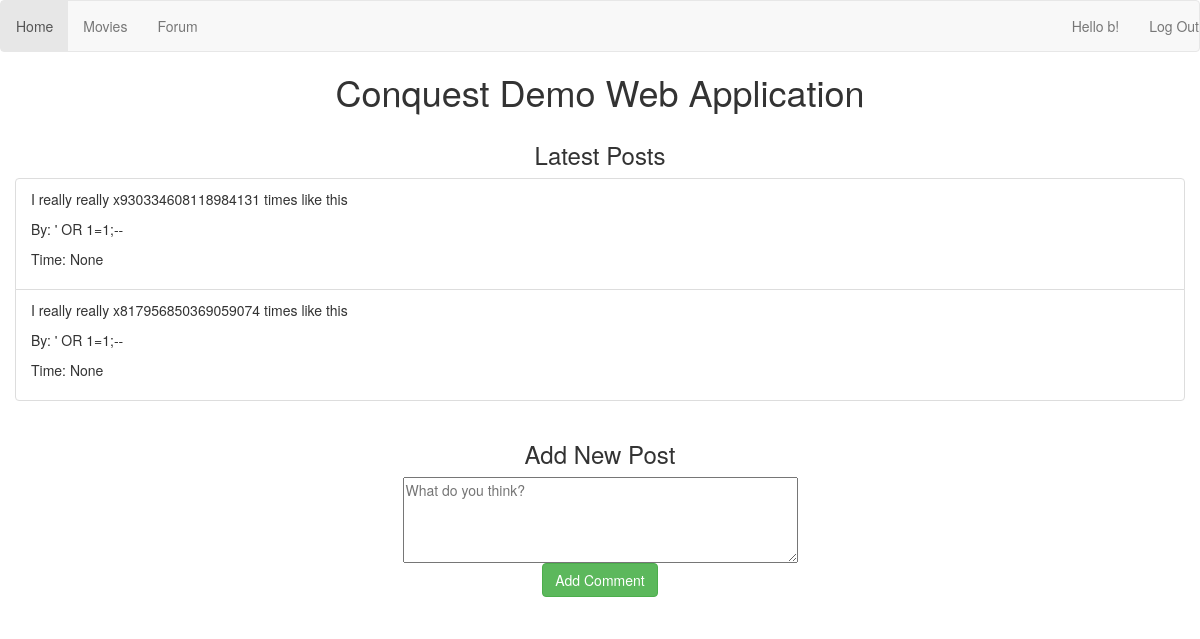
The page /forum (signed in) on the database its author committed.
### app/models.py (models this page shows, shortened)
class User(db.Model):
	id = db.Column(db.Integer, primary_key=True)
	first_name = db.Column(db.String(64), index=True)
	last_name = db.Column(db.String(64), index=True)
	email = db.Column(db.String(120), index=True, unique=True)
	password = db.Column(db.String(64), index=True)
	posts = db.relationship('Post', backref='author', lazy='dynamic')
	@property
	def is_authenticated(self):
		return True

class Post(db.Model):
	id = db.Column(db.Integer, primary_key = True)
	body = db.Column(db.String(140))
	timestamp = db.Column(db.DateTime)
	user_id = db.Column(db.Integer, db.ForeignKey('user.id'))

### app/views.py (the view, shortened to what this page needs)
@app.route('/forum', methods=['GET', 'POST'])
@login_required
def posts():
	posts = Post.query.all()
	return render_template("forum.html", posts=reversed(posts))

### app/views.py (called while the page is built)
@app.before_request
def before_request():
    g.user = current_user

@lm.user_loader
def load_user(user_id):
	return User.query.get(int(user_id))

### app/templates/forum.html
{% extends "base.html" %}
{% block content %}
<div class="container">
	<div class="row">
		<center><h3>Latest Posts</h3></center>
	</div>
	<div class="row">
		{% autoescape false %}
			<ul class="list-group">
				{% for post in posts %}
					<li class="list-group-item">
		           		<p> {{post.body}}</p>
			           	<p> By: {{post.author.first_name}}</p>
			           	<p> Time: {{post.timestamp}}</p>
					</li>
			    {% endfor %}
		{% endautoescape %}
	</div>
	<div class="row">
		<center><h3>Add New Post</h3></center>
	</div>
    <form method="POST">
    	<div class="row">
			<center>
				<textarea rows="4" cols="50" id="body" name="body" placeholder="What do you think?"></textarea>
			</center>
		</div>
		<div class="row">
			<center>
				<button type="submit" class="btn btn-success green">Add Comment</button>
			</center>
		</div>
	</form>
</div>
{% endblock %}

### app/templates/base.html (shortened to what this page needs)
<html>
	<link rel="stylesheet" href="https://maxcdn.bootstrapcdn.com/bootstrap/3.3.7/css/bootstrap.min.css">
	<link rel="stylesheet" href="http://fontawesome.io/assets/font-awesome/css/font-awesome.css">
	<head>
	</head>
	<body id="wrapper">
		<nav class="navbar navbar-default">
			<ul class="nav navbar-nav navbar-left">
				<li role="presentation" class="active"><a href="/">Home</a></li>
				<li role="presentation"><a href="/movies">Movies</a></li>
				{% if current_user.is_authenticated %}
					<li role="presentation"><a href="/forum">Forum</a></li>
				{% else %}
					<li role="presentation"><a href="/login">Log In</a></li>
					<li role="presentation"><a href="/register">Register</a></li>
				{% endif %}
			</ul>
		    <ul class="nav navbar-nav navbar-right" >
		    	{% if current_user.is_authenticated %}
  				<li><p class="navbar-text">Hello {{current_user.first_name}}!</p></li>
  				<li role="presentation"><a href="/logout">Log Out</a></li>
  				{% endif %}
			</ul>
		</nav>
		<h1><center>Conquest Demo Web Application</center></h1>
		{% block content %}{% endblock %}
	</body>
</html>

### rows shown on the page
User: first_name "b"
Post: body "I really really x930334608118984131 times like this", author.first_name "' OR 1=1;--", timestamp "None"
Post: body "I really really x817956850369059074 times like this", author.first_name "' OR 1=1;--", timestamp "None"
